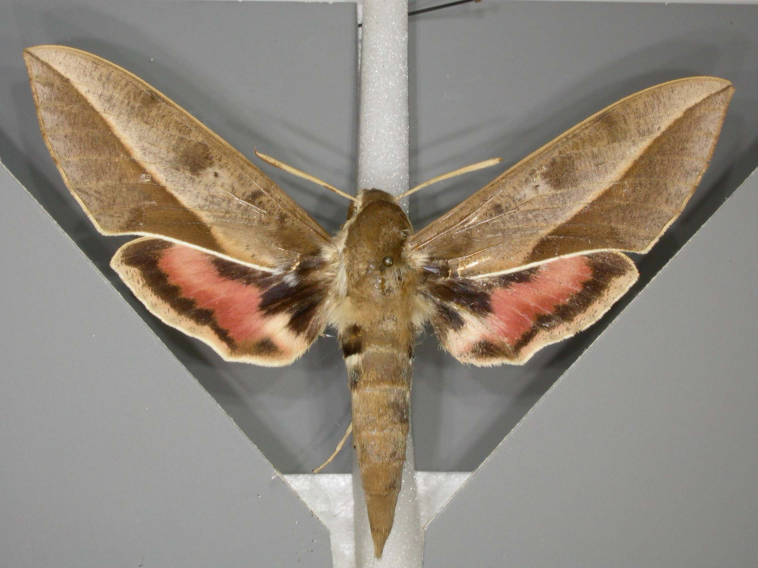
#> input picture vision/tests/test_data/Hyles_biguttata_f_271819_77.0_l.jpg, 2272 x 1704 px (shown at 1/3 size); its folder holds only this picture in this run
$ python -i hough_space.py   (imports and definitions only)
#> lines starting #> are read from the running program, lines starting #| are printed output that depends on the picture
import numpy as np
from scipy.stats import entropy
from skimage.transform import hough_line


def average_local_entropy_pyramid(arr, levels):
    pass


def average_local_entropy(arr, window_size=2):
    """Calculate the average entropy computed with a sliding window.

    Note:
        Assumes all elements of array are positive

    """
    if np.min(arr) < 0:
        raise ValueError("all elements of array must be posiive")
    arr = 1.0 * arr / np.sum(arr)
    log_arr = np.where(arr <= 0, 0, np.log(arr))

    kernel = np.ones(2 * window_size + 1)
    local_entropy_unnormalized = np.convolve(-arr * log_arr, kernel, mode='valid')
    local_sum = np.convolve(arr, kernel, mode='valid')
    local_entropy = np.where(local_sum == 0, 0, (local_entropy_unnormalized / local_sum) + np.log(local_sum))

    return np.sum(local_entropy) / arr.size


def hspace_angle_score(distance_bins):
    non_zero_indices = np.nonzero(distance_bins)[0]
    if non_zero_indices.size > 10:
        non_zero_distance_bins = distance_bins[non_zero_indices[0]:non_zero_indices[-1]]
        return average_local_entropy(non_zero_distance_bins)
    else:
        return np.nan


def hspace_angle_scale(distance_bins, splits=2):
    if splits <= 1:
        return [hspace_angle_score(distance_bins)]
    else:
        bins_split = np.array_split(distance_bins, 2)
        downscaled_scores = [score for bins in bins_split for score in hspace_angle_scale(bins, splits / 2)]
        current_level_score = hspace_angle_score(distance_bins)
        return downscaled_scores + [current_level_score]


def hspace_features(hspace, splits=2):
    num_angles = hspace.shape[1]
    return [hspace_angle_scale(hspace[:, i], splits) for i in range(num_angles)]


def hough_transform(binary_image, theta=np.linspace(0, np.pi, 180, endpoint=False)):
    """Compute a Hough Transform on a binary image to detect straight lines

    Args:
        binary_image: 2D image, where 0 is off and 255 is on.

    Returns:
        (ndarray, array, array): Bins, angles, distances
                 Values of the bins after the Hough Transform, where the value at (i, j)
                 is the number of 'votes' for a straight line with distance[i] perpendicular to the origin
                 and at angle[j]. Also returns the corresponding array of angles and the corresponding array
                 of distances.

    """
    hspace, angles, distances = hough_line(binary_image, theta)
    return hspace.astype(np.float32), angles, distances


# [67 lines left out: functions var_freq, best_angle, get_hspace_features, not called in this run]


def grid_hspace_features(binary_image, grid=8):
    levels = 4
    num_angles = 180
    grid_local_entropy = np.zeros((grid, grid, num_angles, np.power(2, levels) - 1))

    height, width = binary_image.shape
    grid_height = int(np.ceil(height / grid))
    grid_width = int(np.ceil(width / grid))

    grid_sum_edges = np.zeros((grid, grid))

    for i in range(grid):
        for j in range(grid):
            grid_i = slice(i * grid_height, (i + 1) * grid_height)
            grid_j = slice(j * grid_width, (j + 1) * grid_width)
            hough_space = hough_transform(binary_image[grid_i, grid_j])
            features = np.array(hspace_features(hough_space[0], splits=np.power(2, levels - 1)))
            grid_local_entropy[i, j, :, :] = features
            grid_sum_edges[i, j] = np.sum(binary_image[grid_i, grid_j])

    return grid_local_entropy, grid_sum_edges

>>> import cv2
>>> picture = cv2.imread('../tests/test_data/Hyles_biguttata_f_271819_77.0_l.jpg', cv2.IMREAD_GRAYSCALE)
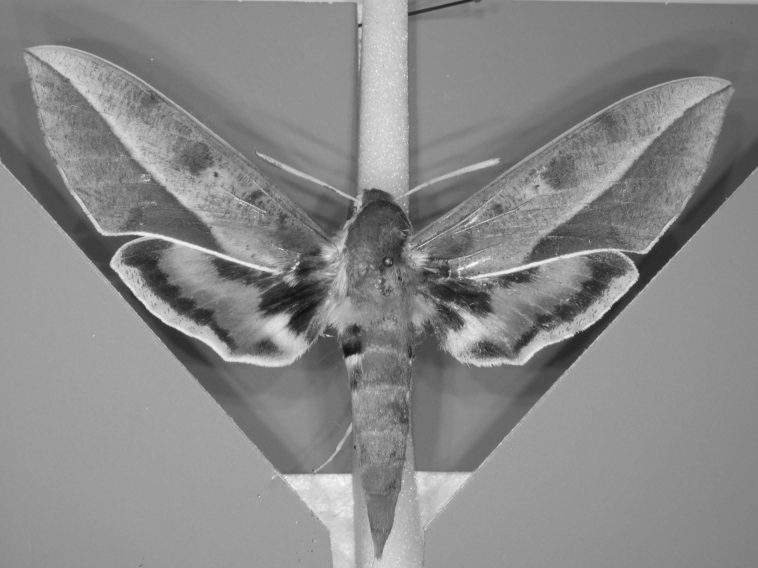
#> picture: shape (1704, 2272) (shown at 1/3 size); min 12, max 255, mean 136.7
>>> result = grid_hspace_features(picture)
#> the loop in grid_hspace_features, `for i in range(grid):` made 8 passes
#> pass 1, in hough_transform, `hspace, angles, distances = hough_line(binary_image, theta)`:
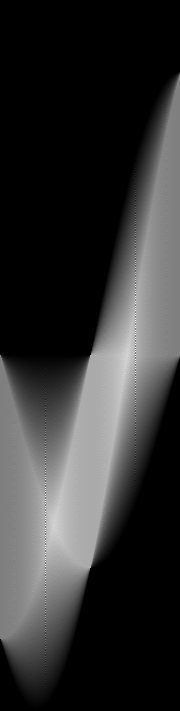
#> hspace: shape (711, 180) uint64; min 0, max 426, mean 85.1; drawn with min black and max white
